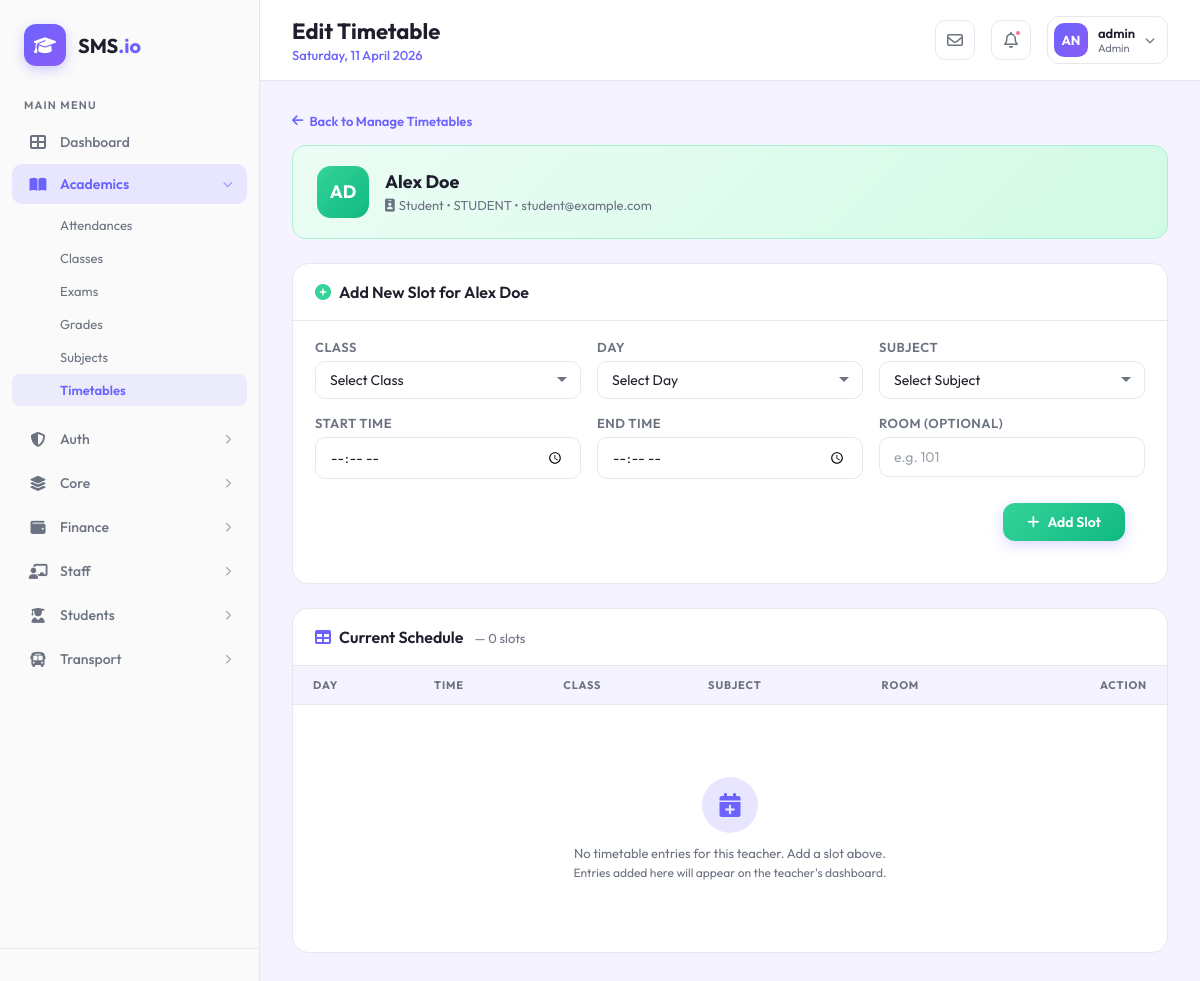
The page /academics/timetable/teacher/1/ (signed in) on the database its author committed.
### core/models.py (models this page shows, shortened)
class User(AbstractUser):
    class Role(models.TextChoices):
        ADMIN = "ADMIN", "Admin"
        STUDENT = "STUDENT", "Student"
        PARENT = "PARENT", "Parent"
        TEACHER = "TEACHER", "Teacher"
        STAFF = "STAFF", "Staff"
        TRANSPORT_MANAGER = "TRANSPORT_MANAGER", "Transport Manager"
    base_role = Role.ADMIN
    role = models.CharField(max_length=50, choices=Role.choices)

### staff/models.py (models this page shows, shortened)
class Staff(models.Model):
    user = models.OneToOneField(settings.AUTH_USER_MODEL, on_delete=models.CASCADE, related_name='staff_profile')
    designation = models.CharField(max_length=100)
    employee_id = models.CharField(max_length=20, unique=True)
    department = models.CharField(max_length=100)
    joining_date = models.DateField()

### academics/views.py (the view, shortened to what this page needs)
# urls.py: path('timetable/teacher/<int:teacher_id>/', views.edit_timetable_teacher, name='edit_timetable_teacher'),
@login_required
@user_passes_test(is_admin)
def edit_timetable_teacher(request, teacher_id):
    teacher_obj = get_object_or_404(Staff, id=teacher_id)
    timetable_entries = Timetable.objects.filter(teacher=teacher_obj).order_by('day', 'start_time')
    classes = Class.objects.all().order_by('name', 'section')
    subjects = Subject.objects.all()
    days = Timetable.DayOfWeek.choices
    context = {
        'teacher': teacher_obj,
        'timetable': timetable_entries,
        'classes': classes,
        'subjects': subjects,
        'days': days,
    }
    return render(request, 'academics/edit_timetable_teacher.html', context)

### academics/views.py (called while the page is built)
def is_admin(user):
    return user.is_authenticated and user.role == User.Role.ADMIN

### academics/templates/academics/edit_timetable_teacher.html (shortened to what this page needs)
{% extends 'admin_base.html' %}
{% block header_title %}Edit Timetable{% endblock %}
{% block user_role %}Admin{% endblock %}
{% block extra_head %}
{{ block.super }}
{% endblock %}
{% block dashboard_content %}
<a href="{% url 'academics:manage_timetable' %}#teacher" class="back-link">
    <i class="fas fa-arrow-left"></i> Back to Manage Timetables
</a>
<div class="teacher-header">
    <div class="teacher-header-avatar">
        {{ teacher.user.first_name|make_list|first|upper }}{{ teacher.user.last_name|make_list|first|upper }}
    </div>
    <div class="teacher-header-info">
        <h2>{{ teacher.user.get_full_name }}</h2>
        <p><i class="fas fa-id-badge" style="margin-right: 4px;"></i>{{ teacher.designation|default:"Teacher" }} &bull;
            {{ teacher.employee_id|default:"No ID" }} &bull; {{ teacher.user.email }}</p>
    </div>
</div>
<div class="content-card animate-in" style="margin-bottom: 24px;">
    <div class="content-card-header">
        <h3><i class="fas fa-plus-circle" style="color: var(--accent-green, #34D399); margin-right: 8px;"></i>Add New
            Slot for {{ teacher.user.get_full_name }}</h3>
    </div>
    <div class="content-card-body">
        <form method="post" style="display: flex; flex-direction: column; gap: 16px;">
            <div style="display: grid; grid-template-columns: repeat(auto-fill, minmax(200px, 1fr)); gap: 16px;">
                <div>
                    <label class="form-label">Class</label>
                    <select name="class_group" required class="form-input">
                        <option value="" disabled selected>Select Class</option>
                    </select>
                </div>
                <div>
                    <label class="form-label">Day</label>
                    <select name="day" required class="form-input">
                        <option value="" disabled selected>Select Day</option>
                    </select>
                </div>
                <div>
                    <label class="form-label">Subject</label>
                    <select name="subject" required class="form-input">
                        <option value="" disabled selected>Select Subject</option>
                    </select>
                </div>
                <div>
                    <label class="form-label">Start Time</label>
                    <input type="time" name="start_time" required class="form-input">
                </div>
                <div>
                    <label class="form-label">End Time</label>
                    <input type="time" name="end_time" required class="form-input">
                </div>
                <div>
                    <label class="form-label">Room (Optional)</label>
                    <input type="text" name="room_number" placeholder="e.g. 101" class="form-input">
                </div>
            </div>
            <div style="display: flex; justify-content: flex-end;">
                <button type="submit" class="sidebar-create-btn"
                    style="display: inline-flex; gap: 8px; background: linear-gradient(135deg, #34D399, #10B981); padding: 10px 24px;">
                    <i class="fas fa-plus"></i> Add Slot
                </button>
            </div>
        </form>
    </div>
</div>
<div class="content-card animate-in animate-delay-1">
    <div class="content-card-header">
        <h3><i class="fas fa-table" style="color: var(--primary); margin-right: 8px;"></i>Current Schedule
            <span style="font-size: 13px; font-weight: 400; color: var(--text-secondary); margin-left: 8px;">
                — {{ timetable|length }} slot{{ timetable|length|pluralize }}
            </span>
        </h3>
    </div>
    <div class="content-card-body" style="padding: 0;">
        <div style="overflow-x: auto;">
            <table class="data-table">
                <thead>
                    <tr>
                        <th>Day</th>
                        <th>Time</th>
                        <th>Class</th>
                        <th>Subject</th>
                        <th>Room</th>
                        <th style="text-align: right;">Action</th>
                    </tr>
                </thead>
                <tbody>
                    {% for entry in timetable %}
                    <tr>
                        <td>
                            <span class="day-badge day-{{ entry.day }}">{{ entry.get_day_display }}</span>
                        </td>
                        <td style="font-weight: 500;">{{ entry.start_time|date:"H:i" }} - {{ entry.end_time|date:"H:i"
                            }}</td>
                        <td style="font-weight: 600;">{{ entry.class_group.name }} - {{ entry.class_group.section }}
                        </td>
                        <td style="font-weight: 600; color: var(--primary);">{{ entry.subject.name }}</td>
                        <td style="color: var(--text-secondary);">{{ entry.room_number|default:"-" }}</td>
                        <td style="text-align: right;">
                            <form method="post" onsubmit="return confirm('Are you sure you want to delete this slot?');"
                                style="display: inline;">
                                {% csrf_token %}
                                <input type="hidden" name="action" value="delete">
                                <input type="hidden" name="entry_id" value="{{ entry.id }}">
                                <button type="submit"
                                    style="background: none; border: none; color: #DC2626; cursor: pointer; font-weight: 600; font-size: 13px; padding: 4px 10px; border-radius: 6px; transition: all 0.2s;"
                                    onmouseover="this.style.background='#FEF2F2';"
                                    onmouseout="this.style.background='none';">
                                    <i class="fas fa-trash-alt" style="margin-right: 4px;"></i>Delete
                                </button>
                            </form>
                        </td>
                    </tr>
                    {% empty %}
                    <tr>
                        <td colspan="6" style="text-align: center; padding: 40px; color: var(--text-secondary);">
                            <div class="empty-state">
                                <div class="empty-icon"><i class="fas fa-calendar-plus"></i></div>
                                <p>No timetable entries for this teacher. Add a slot above.</p>
                                <p style="font-size: 12px; margin-top: 4px;">Entries added here will appear on the
                                    teacher's dashboard.</p>
                            </div>
                        </td>
                    </tr>
                    {% endfor %}
                </tbody>
            </table>
        </div>
    </div>
</div>
{% endblock %}

### core/templates/dashboard_base.html (shortened to what this page needs)
<!DOCTYPE html>
<html lang="en">
<head>
    <link rel="stylesheet" href="https://cdnjs.cloudflare.com/ajax/libs/font-awesome/6.4.0/css/all.min.css">
    {% block extra_head %}{% endblock %}
</head>
<body>
    <div class="dashboard-wrapper">
        <aside class="sidebar" id="sidebar">
            <div class="sidebar-brand">
                <div class="logo-icon">
                    <i class="fas fa-graduation-cap"></i>
                </div>
                <div class="brand-text">SMS<span>.io</span></div>
            </div>
            <nav class="sidebar-nav">
                <div class="nav-label">Main Menu</div>
                {% block sidebar_nav %}{% endblock %}
            </nav>
            <div class="sidebar-footer">
            </div>
        </aside>
        <main class="main-content">
            <header class="top-header">
                <div style="display: flex; align-items: center; gap: 16px;">
                    <div class="header-left">
                        <h1>{% block header_title %}Dashboard{% endblock %}</h1>
                        <div class="header-date">{% now "l, d F Y" %}</div>
                    </div>
                </div>
                <div class="header-right">
                    <div class="header-icon-btn">
                        <i class="far fa-envelope"></i>
                    </div>
                    <div class="header-icon-btn">
                        <i class="far fa-bell"></i>
                        <span class="notif-dot"></span>
                    </div>
                    <div class="user-profile">
                        <div class="user-avatar">
                            {{ user.username|make_list|first|upper }}{{ user.username|make_list|last|upper }}
                        </div>
                        <div class="user-info">
                            <div class="user-name">{{ user.get_full_name|default:user.username }}</div>
                            <div class="user-role">{% block user_role %}User{% endblock %}</div>
                        </div>
                        <i class="fas fa-chevron-down" style="font-size: 10px; color: var(--text-secondary);"></i>
                    </div>
                </div>
            </header>
            <div class="page-content">
                {% block dashboard_content %}{% endblock %}
            </div>
        </main>
    </div>
</body>
</html>

### core/templates/admin_base.html (style rules this page uses)
.sidebar, .sidebar *, .sidebar-brand, .sidebar-brand * { font-family: 'Outfit', sans-serif !important; box-sizing: border-box !important; }
.sidebar .fas, .sidebar .far, .sidebar .fab, .sidebar .fa, .sidebar i.fas, .sidebar i.far, .sidebar i.fab, .sidebar i.fa, .top-header .fas, .top-header .far, .top-header i, .sidebar-bottom-card .fas { font-family: 'Font Awesome 6 Free' !important; font-style: normal !important; font-variant: normal !important; text-rendering: auto !important; -webkit-font-smoothing: antialiased !important; -moz-osx-font-smoothing: grayscale !important; line-height: 1 !important; }
.sidebar .fas, .sidebar .fa, .sidebar i.fas, .sidebar i.fa, .top-header .fas, .sidebar-bottom-card .fas { font-weight: 900 !important; }
.sidebar .far, .sidebar i.far, .top-header .far { font-weight: 400 !important; }
.top-header, .top-header * { font-family: 'Outfit', sans-serif !important; }

### academics/templates/academics/edit_timetable_teacher.html (style rules this page uses)
.teacher-header { display: flex; align-items: center; gap: 16px; margin-bottom: 24px; padding: 20px 24px; background: linear-gradient(135deg, #ECFDF5, #D1FAE5); border-radius: 14px; border: 1px solid #A7F3D0; }
.teacher-header-avatar { width: 52px; height: 52px; border-radius: 14px; background: linear-gradient(135deg, #34D399, #10B981); color: white; display: flex; align-items: center; justify-content: center; font-size: 18px; font-weight: 700; flex-shrink: 0; }
.teacher-header-info h2 { font-size: 18px; font-weight: 700; color: var(--text-dark); margin: 0 0 4px 0; }
.teacher-header-info p { color: var(--text-secondary); font-size: 13px; margin: 0; }
.back-link { display: inline-flex; align-items: center; gap: 6px; color: var(--primary); text-decoration: none; font-size: 13px; font-weight: 600; margin-bottom: 16px; transition: 0.2s; }

### rows shown on the page
User: username|make_list "A", username|make_list "N", get_full_name "admin"
Staff: user.first_name|make_list "A", user.last_name|make_list "D", user.get_full_name "Alex Doe", designation "Student", employee_id "STUDENT", user.email "student@example.com"

### other values the page prints
{{ timetable|length }} "0"
